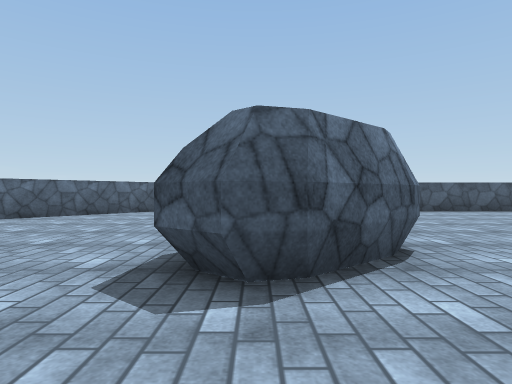
[1] (above)

20 first-person views from a walk through a scene from a Unity 3-D project. The camera is 1.2 m above the floor, looks level and sees 75° across. The floor is counted in squares, 2 m on a side. Each view is taken from the middle of a square. On the plan, view 1 faces up. The plan holds only what a view shows up to about 10 squares ahead; the rest is blank. Surface patterns are stand-ins for the level's own textures.

[2]
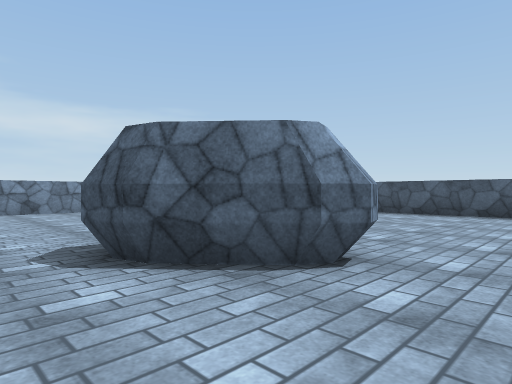

[3]
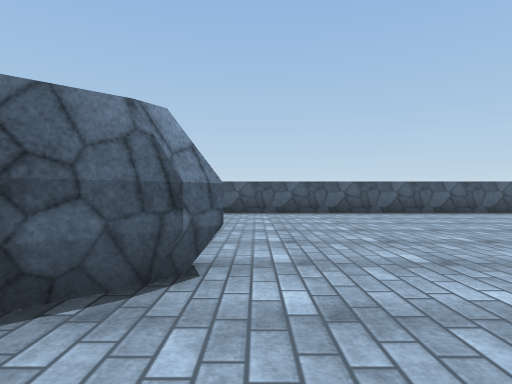

[4]
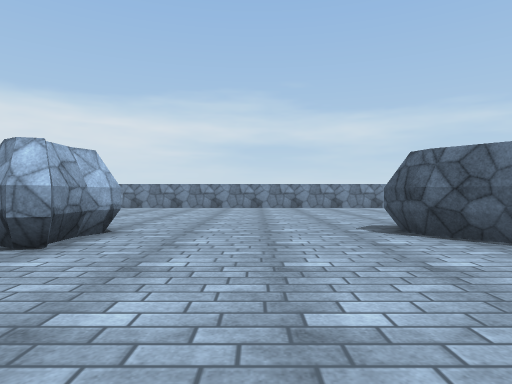

[5]
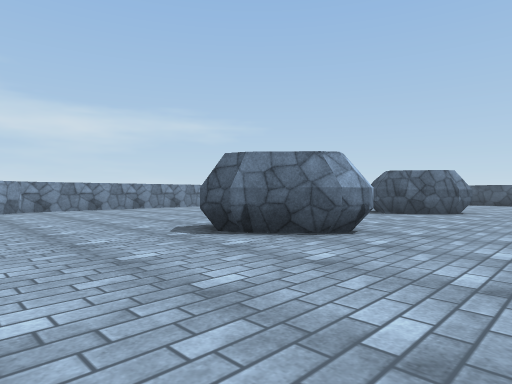

[6]
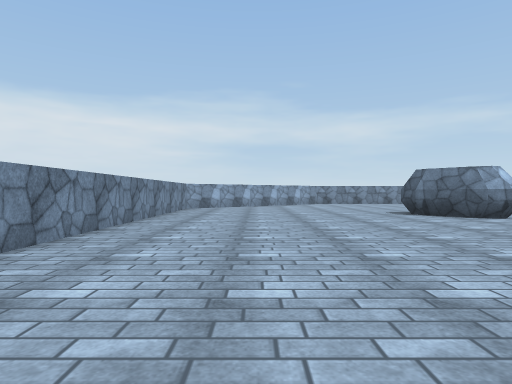

[7]
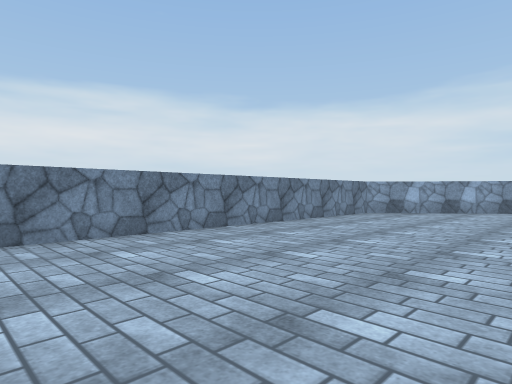

[8]
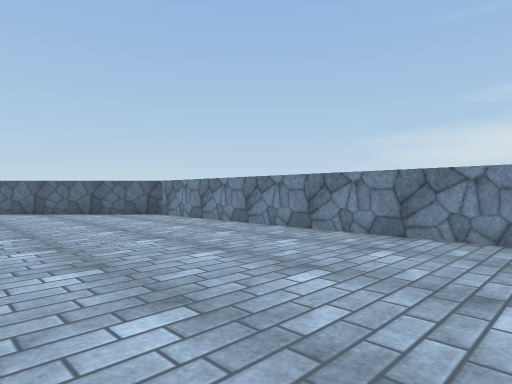

[9]
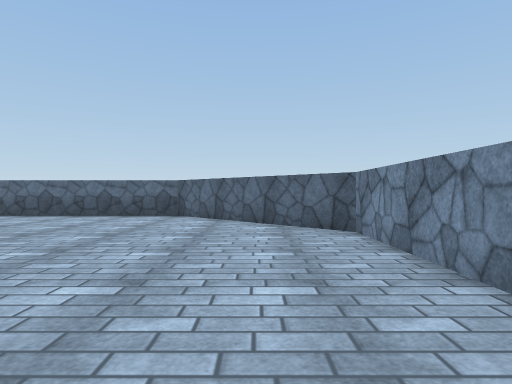

[10]
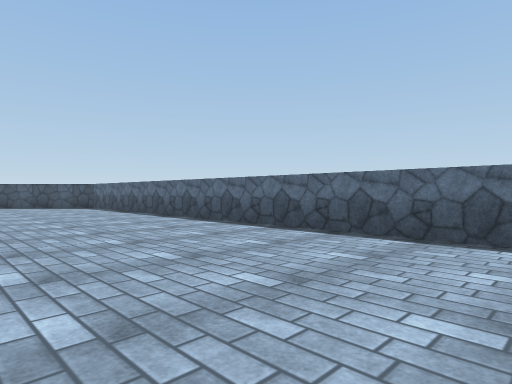

[11]
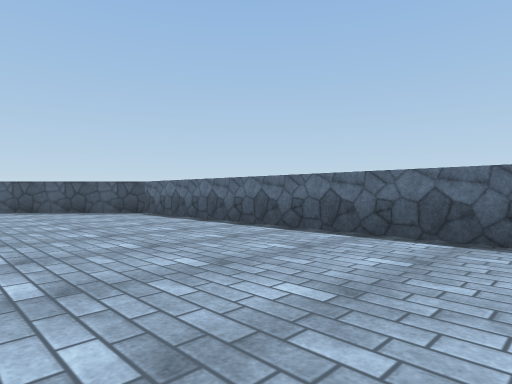

[12]
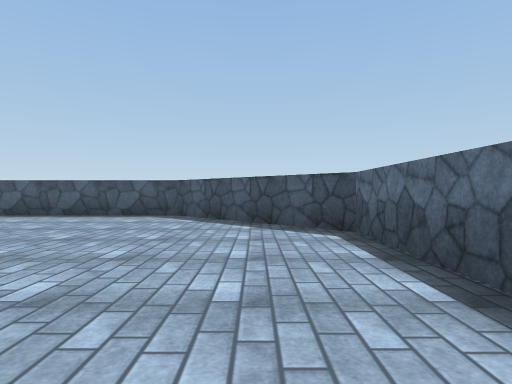

[13]
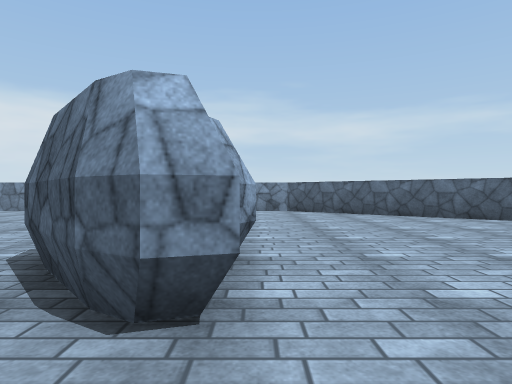

[14]
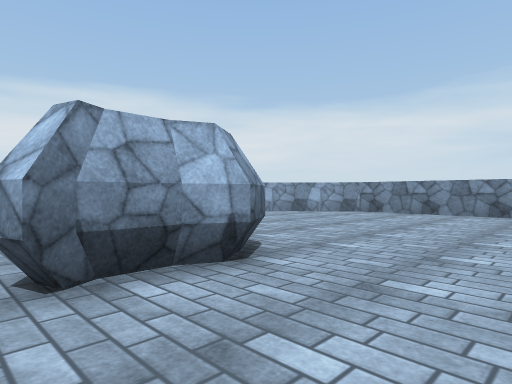

[15]
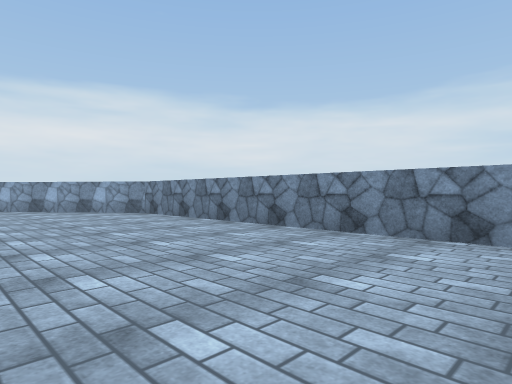

[16]
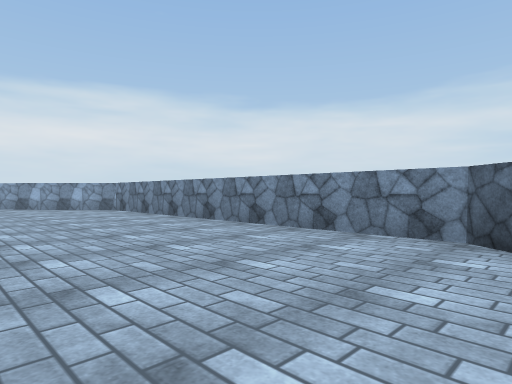

[17]
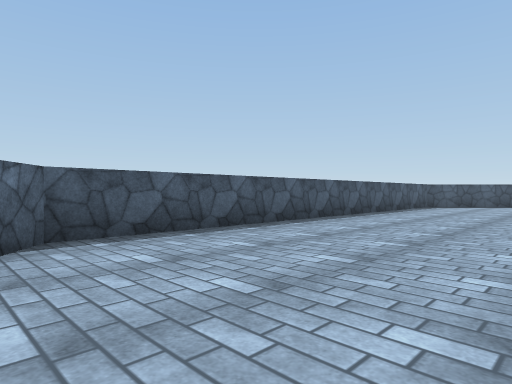

[18]
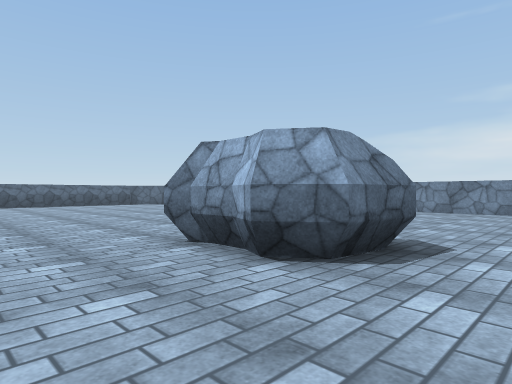

[19]
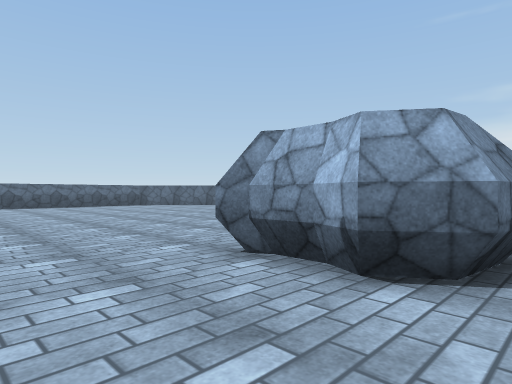

[20]
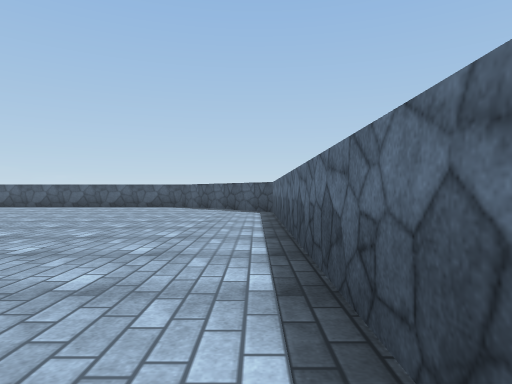

### Floor plan
Points are (right, up) in squares from view 1. A wall is a line through its corners. A room is listed if a view was taken in it or the views show most of it. See-through windows are left out.
Room 1 (views 1, 2, 3, 4, 5, 6, 7, 8, 9, 10, 11, 12, 13, 14, 15, 16, 17, 18, 19, 20)
walls: (-7.5, -5) (-3, -10.5) (10, -10.5) (13.5, -7) (13.5, 7) (10, 10.5) (-3, 10.5) (-7.5, 5) (-7.5, -5)
objects: other object (0, -4) to (1, -2); other object (0, 2) to (1, 4)

Where each view was taken, in squares from view 1:
view 1: 0 up, 0 right, facing up
view 2: 1 up, 3 right, facing up-left
view 3: 1 up, 2 right, facing up
view 4: 0 up, 5 right, facing left
view 5: 7 down, 4 right, facing up-left
view 6: 8 down, 9 right, facing left
view 7: 6 down, 6 right, facing down-left
view 8: 6 down, 2 right, facing down-right
view 9: 9 down, 5 right, facing right
view 10: 6 down, 9 right, facing up-right
view 11: 2 down, 9 right, facing up-right
view 12: 2 up, 12 right, facing up
view 13: 4 up, 3 right, facing left
view 14: 0 up, 2 right, facing down-left
view 15: 4 up, 3 left, facing down-left
view 16: 6 up, 3 left, facing down-left
view 17: 6 up, 4 left, facing up-right
view 18: 0 up, 2 left, facing down-right
view 19: 0 up, 1 left, facing down-right
view 20: 3 down, 13 right, facing up
